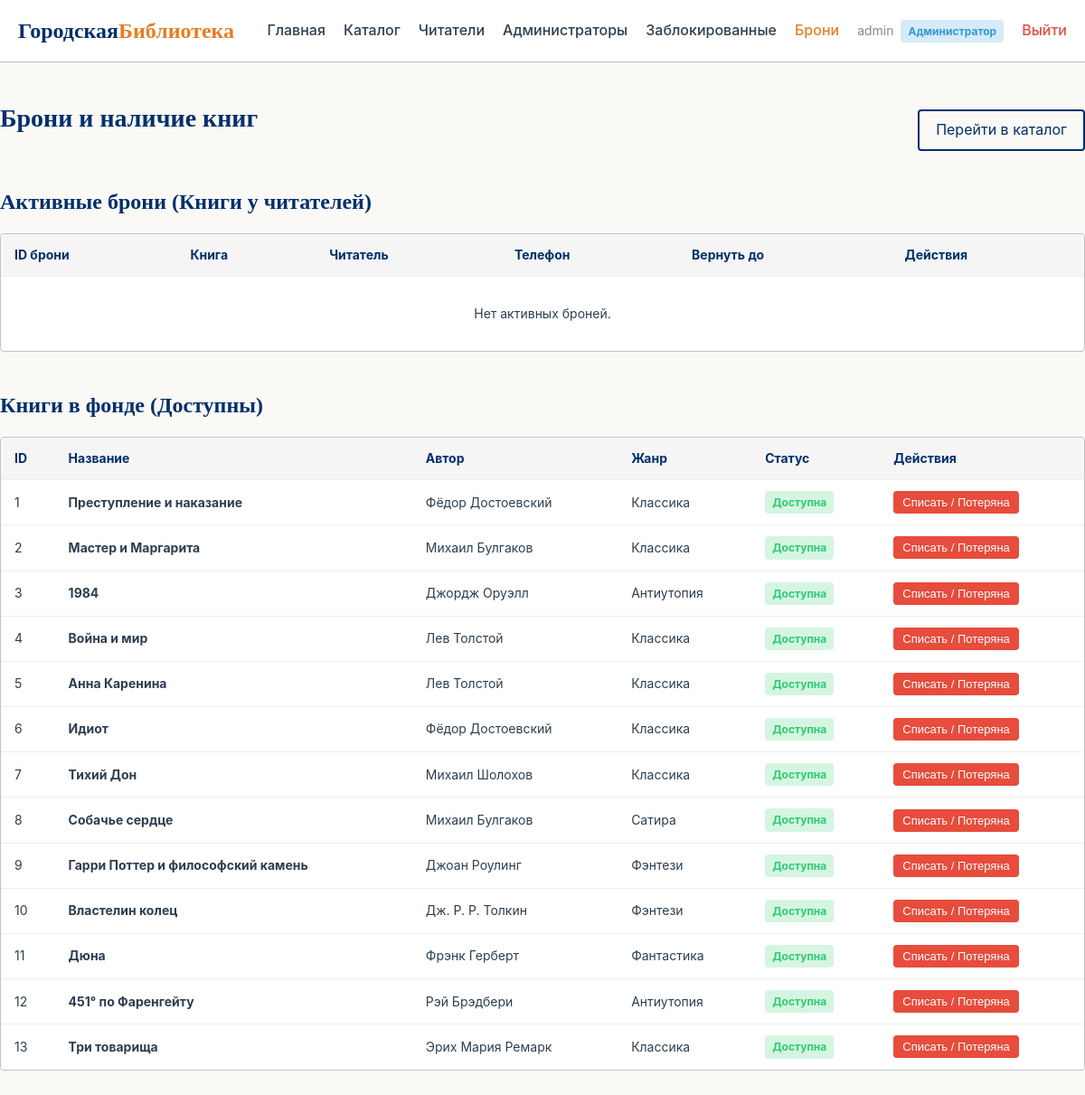
The page /admin/loans (signed in) on the database its author committed.
### models.py (models this page shows, shortened)
class AuthMixin:
    id = db.Column(db.Integer, primary_key=True)
    full_name = db.Column(db.String(150), nullable=False)
    phone = db.Column(db.String(20), unique=True, nullable=False, index=True)
    password_hash = db.Column(db.String(255), nullable=False)
    must_change_password = db.Column(db.Boolean, default=False)
    failed_attempts = db.Column(db.Integer, default=0)
    is_blocked = db.Column(db.Boolean, default=False)
    last_login = db.Column(db.DateTime, default=datetime.utcnow)
    created_at = db.Column(db.DateTime, default=datetime.utcnow)

class Admin(AuthMixin, UserMixin, db.Model):
    __tablename__ = "admins"
    @property
    def role_label(self) -> str:
        return "Администратор"
    @property
    def is_admin(self) -> bool:
        return True

class Book(db.Model):
    __tablename__ = "books"
    id = db.Column(db.Integer, primary_key=True)
    title = db.Column(db.String(200), nullable=False)
    author = db.Column(db.String(150), nullable=False)
    genre = db.Column(db.String(100))
    year = db.Column(db.Integer)
    description = db.Column(db.Text)
    cover_url = db.Column(db.String(500))
    available = db.Column(db.Boolean, default=True)

### app.py (the view)
@app.route("/admin/loans")
@admin_required
def admin_loans():
    loans = Loan.query.filter_by(returned=False).all()
    available_books = Book.query.filter_by(available=True).all()
    return render_template(
        "admin/loans.html",
        loans=loans,
        available_books=available_books,
        today=date.today()  # <-- Вот исправление
    )

### app.py (called while the page is built)
@login_manager.user_loader
def load_user(user_id: str):
    if not user_id or "_" not in user_id:
        return None
    kind, raw_id = user_id.split("_", 1)
    try:
        pk = int(raw_id)
    except ValueError:
        return None
    if kind == "admin":
        return db.session.get(Admin, pk)
    if kind == "reader":
        return db.session.get(Reader, pk)
    return None

def admin_required(view):
    @wraps(view)
    def wrapper(*args, **kwargs):
        if not current_user.is_authenticated:
            return redirect(url_for("login"))
        if not current_user.is_admin:
            flash(
                "Доступ запрещён. Требуются права администратора.",
                "danger",
            )
            return redirect(url_for("cabinet"))
        return view(*args, **kwargs)
    return wrapper

### templates/admin/loans.html (shortened to what this page needs)
{% extends "base.html" %}
{% block content %}
<div class="container section">
    <div class="admin-header">
        <h1 class="section__title">Брони и наличие книг</h1>
        <a href="{{ url_for('catalog') }}" class="btn btn--secondary">
            Перейти в каталог
        </a>
    </div>
    <h2 style="margin-top: 20px; margin-bottom: 15px; color: var(--primary-color);">Активные брони (Книги у читателей)</h2>
    <div class="table-wrapper" style="margin-bottom: 40px;">
        <table class="data-table">
            <thead>
                <tr>
                    <th>ID брони</th>
                    <th>Книга</th>
                    <th>Читатель</th>
                    <th>Телефон</th>
                    <th>Вернуть до</th>
                    <th>Действия</th>
                </tr>
            </thead>
            <tbody>
                {% for loan in loans %}
                    {% set overdue = loan.due_date < today %}
                    <tr>
                        <td>{{ loan.id }}</td>
                        <td>
                            <strong>{{ loan.book.title }}</strong><br>
                            <small style="color: #7f8c8d;">{{ loan.book.author }}</small>
                        </td>
                        <td>{{ loan.reader.full_name }}</td>
                        <td>{{ loan.reader.phone }}</td>
                        <td>
                            {% if overdue %}
                                <span class="badge badge--danger">{{ loan.due_date.strftime('%d.%m.%Y') }} (Просрочено!)</span>
                            {% else %}
                                {{ loan.due_date.strftime('%d.%m.%Y') }}
                            {% endif %}
                        </td>
                        <td>
                            <form method="POST" action="{{ url_for('admin_loan_return', loan_id=loan.id) }}" style="display:inline;" onsubmit="return confirm('Отметить книгу «{{ loan.book.title }}» как возвращённую?');">
                                <button type="submit" class="btn btn--small btn--success">
                                    Вернуть в фонд
                                </button>
                            </form>
                        </td>
                    </tr>
                {% else %}
                    <tr>
                        <td colspan="6" style="text-align:center;padding:30px;">
                            Нет активных броней.
                        </td>
                    </tr>
                {% endfor %}
            </tbody>
        </table>
    </div>
    <h2 style="margin-bottom: 15px; color: var(--primary-color);">Книги в фонде (Доступны)</h2>
    <div class="table-wrapper">
        <table class="data-table">
            <thead>
                <tr>
                    <th>ID</th>
                    <th>Название</th>
                    <th>Автор</th>
                    <th>Жанр</th>
                    <th>Статус</th>
                    <th>Действия</th>
                </tr>
            </thead>
            <tbody>
                {% for book in available_books %}
                    <tr>
                        <td>{{ book.id }}</td>
                        <td><strong>{{ book.title }}</strong></td>
                        <td>{{ book.author }}</td>
                        <td>{{ book.genre or '—' }}</td>
                        <td><span class="badge badge--success">Доступна</span></td>
                        <td>
                            <form method="POST" action="{{ url_for('admin_book_toggle_availability', book_id=book.id) }}" style="display:inline;" onsubmit="return confirm('Списать книгу «{{ book.title }}» (отметить как недоступную)?');">
                                <button type="submit" class="btn btn--small btn--danger">
                                    Списать / Потеряна
                                </button>
                            </form>
                        </td>
                    </tr>
                {% else %}
                    <tr>
                        <td colspan="6" style="text-align:center;padding:30px;">
                            Все книги выданы или списаны.
                        </td>
                    </tr>
                {% endfor %}
            </tbody>
        </table>
    </div>
</div>
{% endblock %}

### templates/base.html (shortened to what this page needs)
<!DOCTYPE html>
<html lang="ru">
<head>
    <link rel="stylesheet" href="{{ url_for('static', filename='style.css') }}">
</head>
<body>
<header class="header">
    <div class="container header__container">
        <a href="{{ url_for('index') }}" class="logo">
            Городская<span>Библиотека</span>
        </a>
        <nav class="nav">
            <a href="{{ url_for('index') }}"
               class="nav__link {% if request.endpoint == 'index' %}active{% endif %}">
                Главная
            </a>
            <a href="{{ url_for('catalog') }}"
               class="nav__link {% if request.endpoint == 'catalog' %}active{% endif %}">
                Каталог
            </a>
            {% if current_user.is_authenticated %}
                {% if current_user.is_admin %}
                    <a href="{{ url_for('admin_users') }}"
                       class="nav__link {% if request.endpoint == 'admin_users' %}active{% endif %}">
                        Читатели
                    </a>
                    <a href="{{ url_for('admin_admins') }}"
                       class="nav__link {% if request.endpoint == 'admin_admins' %}active{% endif %}">
                        Администраторы
                    </a>
                    <a href="{{ url_for('admin_blocked') }}"
                       class="nav__link {% if request.endpoint == 'admin_blocked' %}active{% endif %}">
                        Заблокированные
                    </a>
                    <a href="{{ url_for('admin_loans') }}"
                       class="nav__link {% if request.endpoint == 'admin_loans' %}active{% endif %}">
                        Брони
                    </a>
                {% else %}
                    <a href="{{ url_for('cabinet') }}"
                       class="nav__link {% if request.endpoint == 'cabinet' %}active{% endif %}">
                        Кабинет
                    </a>
                {% endif %}
                <span class="nav__user">
                    {{ current_user.full_name }}
                    <span class="badge badge--info">{{ current_user.role_label }}</span>
                </span>
                <a href="{{ url_for('logout') }}"
                   class="nav__link" style="color:#E74C3C;">Выйти</a>
            {% endif %}
        </nav>
    </div>
</header>
<main>
    {% block content %}{% endblock %}
</main>
</body>
</html>

### static/style.css (style rules this page uses)
:root { --primary-color: #002F6C; --primary-hover: #001A4D; --accent-color: #E67E22; --bg-color: #FAF9F6; --text-color: #2C3E50; --border-color: #BDC3C7; --danger-color: #E74C3C; --success-color: #2ECC71; --warning-color: #F39C12; --info-color: #3498DB; }
* { box-sizing: border-box; margin: 0; padding: 0; }
body { font-family: -apple-system, BlinkMacSystemFont, "Segoe UI", Roboto, Helvetica, Arial, sans-serif; background-color: var(--bg-color); color: var(--text-color); line-height: 1.6; }
h1, h2, h3, h4 { font-family: Georgia, "Times New Roman", serif; font-weight: bold; color: var(--primary-color); }
.container { max-width: 1200px; margin: 0 auto; padding: 0 20px; }
.header { background-color: #fff; border-bottom: 1px solid var(--border-color); padding: 15px 0; }
.header__container { display: flex; justify-content: space-between; align-items: center; flex-wrap: wrap; gap: 15px; }
.logo { font-size: 24px; font-family: Georgia, serif; font-weight: bold; color: var(--primary-color); text-decoration: none; }
.logo span { color: var(--accent-color); }
.nav { display: flex; align-items: center; gap: 20px; flex-wrap: wrap; }
.nav__link { text-decoration: none; color: var(--text-color); font-weight: 500; transition: color 0.2s ease; }
.nav__link:hover, .nav__link.active { color: var(--accent-color); }
.nav__user { font-size: 14px; color: #7f8c8d; display: inline-flex; align-items: center; gap: 8px; }
.btn { display: inline-block; background-color: var(--primary-color); color: #fff; border: none; padding: 10px 20px; font-size: 16px; border-radius: 4px; cursor: pointer; text-decoration: none; text-align: center; transition: background-color 0.2s ease; }
.btn--secondary { background-color: transparent; color: var(--primary-color); border: 2px solid var(--primary-color); padding: 8px 18px; }
.btn--small { padding: 5px 10px; font-size: 13px; }
.btn--danger { background-color: var(--danger-color); }
.section { padding: 40px 0; }
.section__title { font-size: 28px; margin-bottom: 25px; }
.badge { display: inline-block; padding: 3px 8px; font-size: 12px; border-radius: 4px; font-weight: bold; width: fit-content; white-space: nowrap; }
.badge--success { background-color: rgba(46, 204, 113, 0.2); color: var(--success-color); }
.badge--info { background-color: rgba(52, 152, 219, 0.2); color: var(--info-color); }
.admin-header { display: flex; justify-content: space-between; align-items: center; margin-bottom: 25px; flex-wrap: wrap; gap: 15px; }
.table-wrapper { overflow-x: auto; background: #fff; border-radius: 4px; border: 1px solid var(--border-color); }
.data-table { width: 100%; border-collapse: collapse; min-width: 900px; }
.data-table th, .data-table td { padding: 12px 15px; text-align: left; border-bottom: 1px solid #eee; font-size: 14px; }
.data-table th { background: #f5f5f5; font-weight: bold; color: var(--primary-color); }
.data-table tr:last-child td { border-bottom: none; }

### rows shown on the page
Admin: full_name "admin"
Book: id "1", title "Преступление и наказание", author "Фёдор Достоевский", genre "Классика"
Book: id "2", title "Мастер и Маргарита", author "Михаил Булгаков", genre "Классика"
Book: id "3", title "1984", author "Джордж Оруэлл", genre "Антиутопия"
Book: id "4", title "Война и мир", author "Лев Толстой", genre "Классика"
Book: id "5", title "Анна Каренина", author "Лев Толстой", genre "Классика"
Book: id "6", title "Идиот", author "Фёдор Достоевский", genre "Классика"
Book: id "7", title "Тихий Дон", author "Михаил Шолохов", genre "Классика"
Book: id "8", title "Собачье сердце", author "Михаил Булгаков", genre "Сатира"
Book: id "9", title "Гарри Поттер и философский камень", author "Джоан Роулинг", genre "Фэнтези"
Book: id "10", title "Властелин колец", author "Дж. Р. Р. Толкин", genre "Фэнтези"
Book: id "11", title "Дюна", author "Фрэнк Герберт", genre "Фантастика"
Book: id "12", title "451° по Фаренгейту", author "Рэй Брэдбери", genre "Антиутопия"
Book: id "13", title "Три товарища", author "Эрих Мария Ремарк", genre "Классика"

### other values the page prints
{{ current_user.role_label }} "Администратор"
